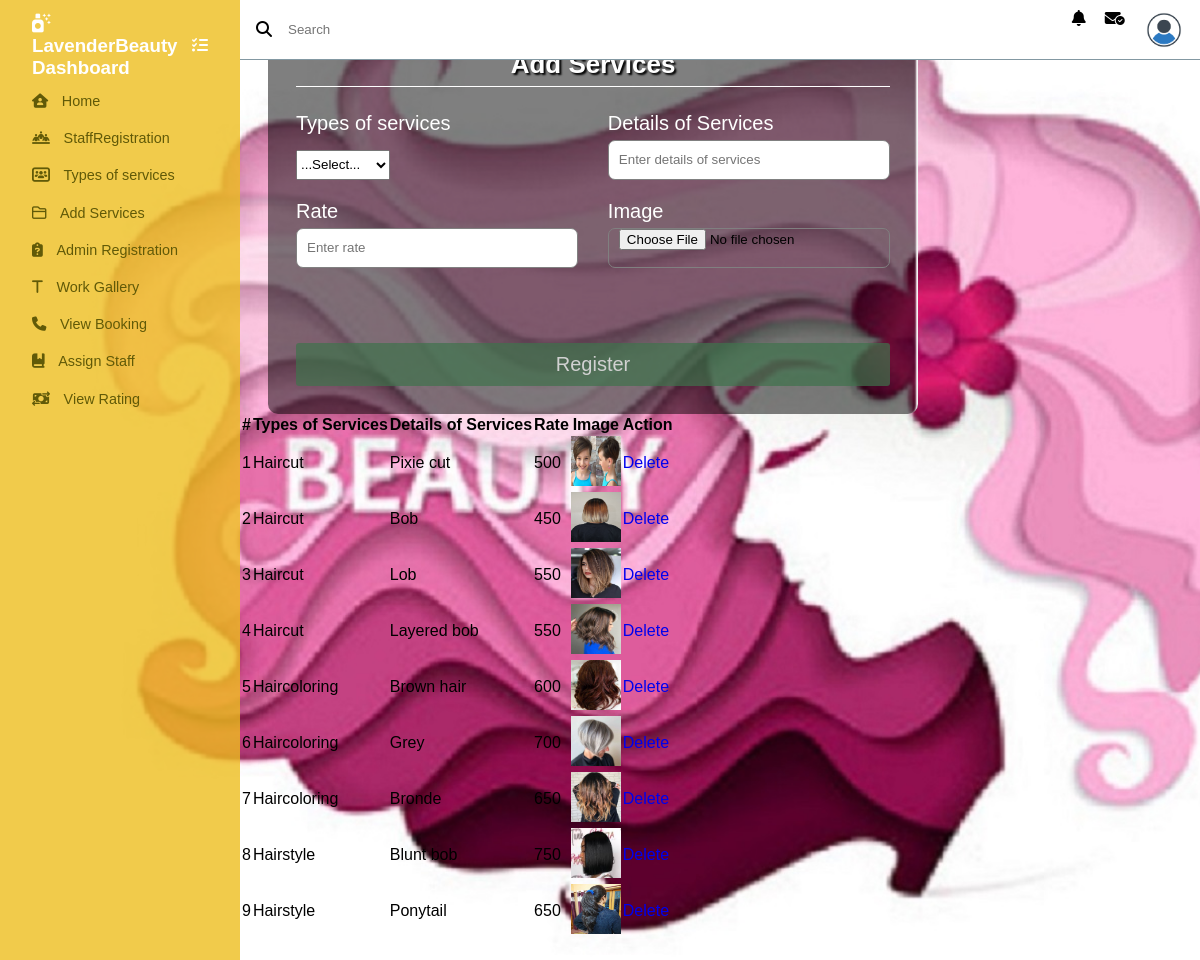
Page /adminboutique/Addservices/ on the committed database.
### Admin/models.py (models this page shows)
class tbl_addservices(models.Model):
    servicesdetail=models.CharField(max_length=40)
    rate=models.CharField(max_length=35)
    image=models.FileField(upload_to="Hairstylepic/")
    servicestypes=models.ForeignKey(tbl_typesofservices,on_delete=models.CASCADE)

class tbl_typesofservices(models.Model):
    servicestypes=models.CharField(max_length=40)

### Admin/views.py (the view)
# urls.py: path('Addservices/',views.addservices,name="addservices"),
def addservices(request):
    servicesdata=tbl_typesofservices.objects.all()
    addservicesdata=tbl_addservices.objects.all()
    if request.method=="POST":
        typesofservice=tbl_typesofservices.objects.get(id=request.POST.get('servicestypes'))
        tbl_addservices.objects.create(servicesdetail=request.POST.get('servicesdetail'),rate=request.POST.get('rate'),image=request.FILES.get('image'),servicestypes=typesofservice)
        return redirect('adminboutique:addservices')
    else:
        return render(request,'Admin/Addservices.html',{'services':servicesdata,'addservice':addservicesdata})

### Admin/Templates/Admin/Addservices.html (shortened to what this page needs)
{% extends 'Admin/Header.html' %}
{% load static %}
{% block content%}
<!DOCTYPE html>
<html lang="en">
<head>
</head>
<body>
    <div class="container">
        <h1 class="form-title">Add Services</h1>
        <form action="#" method="post" enctype="multipart/form-data">
          <div class="main-user-info">
            <div class="user-input-box">
                <label for="servicestypes">Types of services</label>
                <select name="servicestypes">
                    <option value="">...Select...</option>
                </select>
            </div>
            <div class="user-input-box">
              <label for="servicesdetail">Details of Services</label>
              <input type="text"
                      id="servicesdetail"
                      name="servicesdetail"
                      placeholder="Enter details of services" value="{{data.servicesdetail}}"/>
            </div>
            <div class="user-input-box">
              <label for="rate">Rate</label>
              <input type="number"
                      id="rate"
                      name="rate"
                      placeholder="Enter rate" value="{{data.rate}}"/>
            </div>
            <div class="user-input-box">
                <label for="phoneNumber">Image</label>
                <input type="file"
                        id="image"
                        name="image"
                        placeholder="Upload Proof" value="{{data.image}}"/>
              </div>
          </div>
          <div class="form-submit-btn">
            <input type="submit" value="Register">
          </div>
        </form>
    </div>
    <table>
        <tr>
            <th>#</th>
            <th>Types of Services</th>
            <th>Details of Services</th>
            <th>Rate</th>
            <th>Image</th>
            <th>Action</th>
        </tr>
        {% for i in addservice %}
        <tr>
            <td>{{forloop.counter}}</td>
            <td>{{i.servicestypes.servicestypes}}</td>
            <td>{{i.servicesdetail}}</td>
            <td>{{i.rate}}</td>
            <td><img src="{{i.image.url}}" width="50" height="50"></td>
            <td><a href="{% url 'adminboutique:deleteaddservice' i.id %}">Delete</a></td>
        </tr>
        {% endfor %}
    </table>
</body>
</html>
{% endblock content %}

### rows in the picture
tbl_addservices: servicestypes.servicestypes "Haircut", servicesdetail "Pixie cut", rate "500", image (picture)
tbl_addservices: servicestypes.servicestypes "Haircut", servicesdetail "Bob", rate "450", image (picture)
tbl_addservices: servicestypes.servicestypes "Haircut", servicesdetail "Lob", rate "550", image (picture)
tbl_addservices: servicestypes.servicestypes "Haircut", servicesdetail "Layered bob", rate "550", image (picture)
tbl_addservices: servicestypes.servicestypes "Haircoloring", servicesdetail "Brown hair", rate "600", image (picture)
tbl_addservices: servicestypes.servicestypes "Haircoloring", servicesdetail "Grey", rate "700", image (picture)
tbl_addservices: servicestypes.servicestypes "Haircoloring", servicesdetail "Bronde", rate "650", image (picture)
tbl_addservices: servicestypes.servicestypes "Hairstyle", servicesdetail "Blunt bob", rate "750", image (picture)
tbl_addservices: servicestypes.servicestypes "Hairstyle", servicesdetail "Ponytail", rate "650", image (picture)
